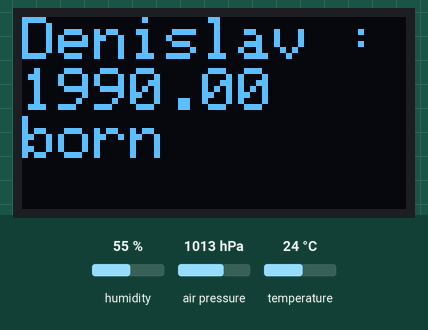
The sketch below on a simulated Arduino Uno, built with avr-gcc and run on an emulated ATmega328P. On the bench: 128×64 one-colour display. The inputs (shaded band) are chosen by the test bench; at power-on: temperature 24 °C, humidity 55 %, air pressure 1013 hPa. What the sketch prints to the serial monitor is not drawn.

Above: at 1.2 s.
1.3 s: temperature set to 3 °C
At 2.7 s:
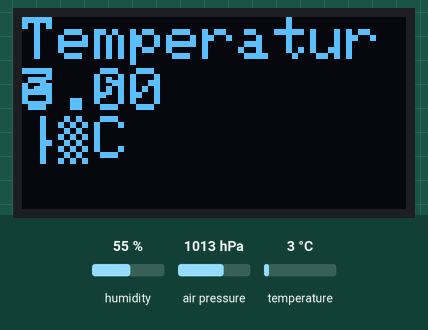
4.3 s: humidity set to 22 %
At 5.8 s:
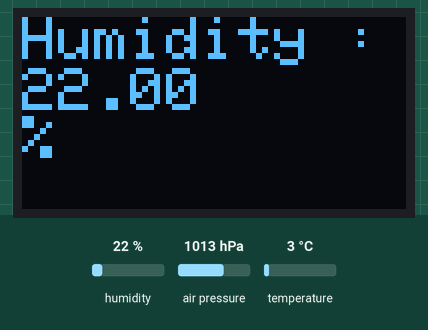
7.3 s: air pressure set to 952 hPa
At 9.1 s:
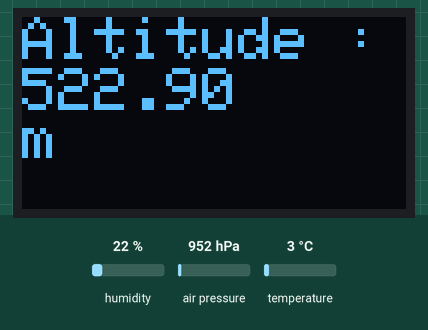
10.3 s: temperature set to 12 °C
At 11.8 s:
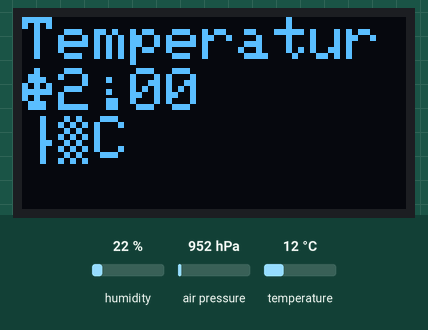
13.3 s: air pressure set to 1048 hPa
At 15.6 s:
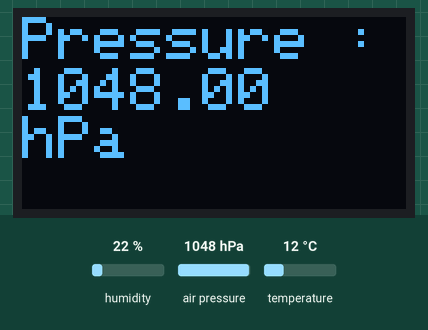
Timing chart, 0 to 16.7 s (numbered marks = the images above; inputs shaded):
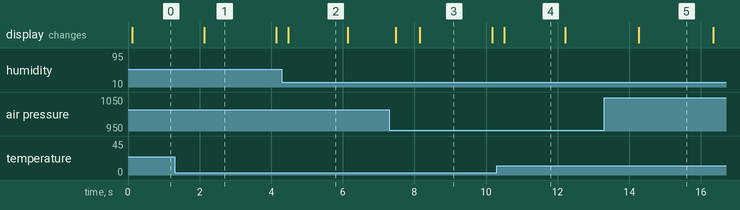

Measured:
- after the input at 4.3 s, the display: changes after 0.17 s (image 2)
- after the input at 7.3 s, the display: first changes after 0.18 s (image 3 shows a later state)
- after the input at 10.3 s, the display: changes after 0.21 s (image 4)
- what the display in image 1 shows lasts 2.0 s, from 2.1 s to 4.1 s
- what the display in image 2 shows lasts 1.6 s, from 4.5 s to 6.1 s

The sketch:

Weather_31_12_2022.ino
```cpp
#include <Wire.h>
#include <Adafruit_SSD1306.h>
#include <Adafruit_GFX.h>

//////////////////////// OLED start ////////////////////////////////////////
// Reset pin not used but needed for library
#define OLED_RESET 9                         // pin D8 is frei !!!!!!
Adafruit_SSD1306 display(OLED_RESET);

//////////////////////// OLED stop ////////////////////////////////////////
float TEMP=0;
float HUMIDITY=0; //Humidity
float ALTITUDE =0; //Altitude
float PRESSURE=0; // Pressure

String show_text="DENISLAV";
float show_value=0;
String show_units="A"; // C,

unsigned long interval=2000;
unsigned long current_time=0;
unsigned long last_time=0;
int state=0;


//////////////////////////////// BME280 start ///////////////////////////////////////////////////
#include <Adafruit_Sensor.h>
#include <Adafruit_BME280.h>

Adafruit_BME280 bme; // I2C
#define SEALEVELPRESSURE_HPA (1013.25)
//////////////////////////////// BME280 stop ///////////////////////////////////////////////////


void setup(void)
{


  Wire.begin();
  //////////////////////// OLED start ////////////////////////////////////////
   // initialize OLED with I2C addr 0x3C
  display.begin(SSD1306_SWITCHCAPVCC, 0x3C);  // adress !!!!!
  //////////////////////// OLED stop ////////////////////////////////////////
  // start serial port
  Serial.begin(9600);

  //////////////////////////////// BME280 start ///////////////////////////////////////////////////
  while(!Serial);    // time to get serial running
    Serial.println(F("BME280 test"));
     unsigned status;
     status = bme.begin();
      if (!status) {
        Serial.println("Could not find a valid BME280 sensor, check wiring, address, sensor ID!");
        while (1);
      }
//////////////////////////////// BME280 stop ///////////////////////////////////////////////////


}


void loop(void)
{
      current_time=millis();

    if (current_time-last_time>=interval){
          state++;
          if (state>4){state=1;}
          last_time=current_time;
    }
        Serial.print("state: ");
        Serial.println(state);
        sensor_values();
        status_showing(state);

        displayRobo();
        display.display();
}


void displayRobo(){

 // Clear the display
  display.clearDisplay();  // clear the display
  display.setTextColor(WHITE); // color
  display.setTextSize(2);  // size of text

 display.setCursor(0,0); //0,17
 display.print(show_text);

// display.setCursor(110,0); //0,17
// display.print( " :");

 display.setCursor(0,17); //70,17
 display.print(show_value);

              display.setCursor(110,17); //110,17
              display.print(show_units);

// display.setCursor(0,17); //0,17
// display.print("min:");
//
// display.setCursor(70,17); //70,17
// display.print(ALTITUDE);
//
//          display.setCursor(110,17); //110,17
//          display.print("C");


}

void sensor_values(){
    TEMP=bme.readTemperature();
    PRESSURE=bme.readPressure() / 100.0F;
    ALTITUDE=bme.readAltitude(SEALEVELPRESSURE_HPA);
    HUMIDITY=bme.readHumidity();

    Serial.print("Temperature = ");
    Serial.print(TEMP);
    Serial.println(" °C");
    Serial.print("Pressure = ");
    Serial.print(PRESSURE);
    Serial.println(" hPa");
    Serial.print("Approx. Altitude = ");
    Serial.print(ALTITUDE);
    Serial.println(" m");

    Serial.print("Humidity = ");
    Serial.print(HUMIDITY);
    Serial.println(" %");

    Serial.println();

}

void status_showing(int state_show){


  switch(state_show) {
  case 1:
        show_value=TEMP; show_text= "Temperature :"; show_units= " °C";
        break;
  case 2:
        show_value=HUMIDITY; show_text= "Humidity :"; show_units=" %";

        break;
  case 3:
        show_value=PRESSURE; show_text= "Pressure :"; show_units=" hPa";
        break;
  case 4:
        show_value=ALTITUDE; show_text= "Altitude :"; show_units=" m";
        break;

  default:
        show_value= 1990; show_text= "Denislav :"; show_units=" born";
        break;
}


}
```
